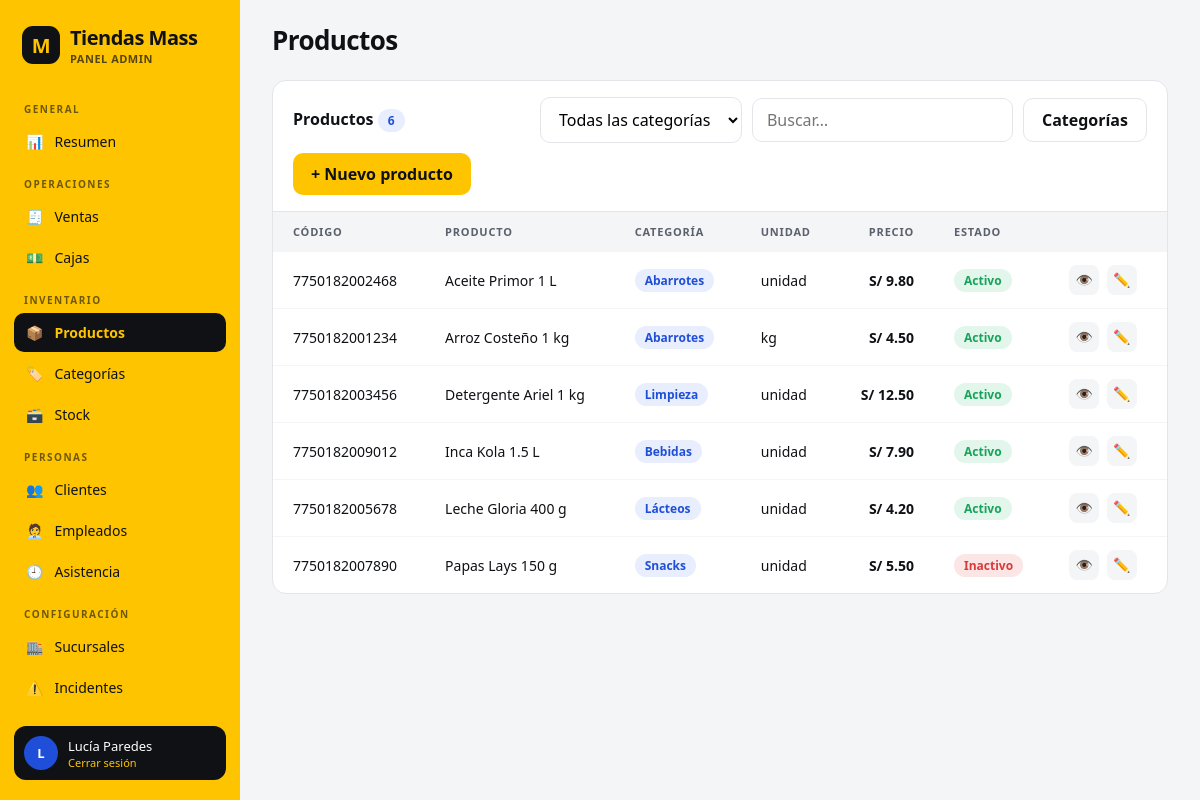
/index.php?r=productos/index (signed in), run on the app's committed database.
### tables this page shows
CREATE TABLE producto (
    id            INT UNSIGNED  NOT NULL AUTO_INCREMENT,
    categoria_id  INT UNSIGNED  NOT NULL,
    proveedor_id  INT UNSIGNED  NOT NULL,
    codigo_barras CHAR(13)      NOT NULL,
    nombre        VARCHAR(120)  NOT NULL,
    unidad        VARCHAR(20)   NOT NULL,
    precio        DECIMAL(10,2) NOT NULL,
    activo        TINYINT UNSIGNED NOT NULL DEFAULT 1,
    PRIMARY KEY (id),
    CONSTRAINT uq_producto_codigo UNIQUE (codigo_barras),
    CONSTRAINT ck_producto_precio CHECK (precio >= 0),
    CONSTRAINT ck_producto_activo CHECK (activo IN (0, 1)),
    CONSTRAINT fk_producto_categoria FOREIGN KEY (categoria_id) REFERENCES categoria (id),
    CONSTRAINT fk_producto_proveedor FOREIGN KEY (proveedor_id) REFERENCES proveedor (id)
);

CREATE TABLE categoria (
    id     INT UNSIGNED NOT NULL AUTO_INCREMENT,
    nombre VARCHAR(60)  NOT NULL,
    PRIMARY KEY (id),
    CONSTRAINT uq_categoria_nombre UNIQUE (nombre)
);

### controllers/ProductosController.php (called while the page is built, shortened)
<?php
class ProductosController extends CrudController
{
    public function index(): void
    {
        $r = new ProductoRepository();
        $categoria = (int)($_GET['categoria'] ?? 0) ?: null;
        $this->render('productos/index', [
            'titulo'       => 'Productos',
            'filas'        => $r->resumen($categoria),
            'categorias'   => $r->pares('SELECT id, nombre FROM categoria ORDER BY nombre'),
            'categoriaSel' => $categoria,
        ]);
    }
}

### core/Router.php (called while the page is built, shortened)
<?php
class Router
{
    public static function run(): void
    {
        $r = $_GET['r'] ?? 'dashboard/index';
        [$c, $a] = array_pad(explode('/', $r, 2), 2, 'index');
        (new $class())->$a();
    }
}

### public/index.php (called while the page is built, shortened)
<?php
require ROOT . '/core/helpers.php';
spl_autoload_register(function ($c) {
    foreach (['core', 'controllers', 'models/repositories', 'models'] as $d) {
        $f = ROOT . "/$d/$c.php";
        if (is_file($f)) {
            return;
        }
    }
});
try {
    Router::run();
} catch (PDOException $e) {
    http_response_code(500);
    echo '<h2>Error de base de datos</h2><p>' . e($e->getMessage()) . '</p>'
       . '<p>Revisa <code>config/config.php</code>, que MySQL esté activo en Laragon y que hayas cargado schema.sql y datos.sql.</p>';
}

### config/config.php (called while the page is built)
<?php
return [
    'db' => ['host' => '127.0.0.1', 'port' => 3306, 'name' => 'minimarket_mass', 'user' => 'root', 'pass' => ''],
];

### core/Database.php (called while the page is built)
<?php
class Database
{
    private static ?PDO $pdo = null;
    public static function pdo(): PDO
    {
        if (!self::$pdo) {
            $c = (require ROOT . '/config/config.php')['db'];
            self::$pdo = new PDO(
                "mysql:host={$c['host']};port={$c['port']};dbname={$c['name']};charset=utf8mb4",
                $c['user'], $c['pass'],
                [
                    PDO::ATTR_ERRMODE => PDO::ERRMODE_EXCEPTION,
                    PDO::ATTR_DEFAULT_FETCH_MODE => PDO::FETCH_ASSOC,
                    PDO::ATTR_EMULATE_PREPARES => false,
                    PDO::MYSQL_ATTR_INIT_COMMAND => "SET time_zone='-05:00'",
                ]
            );
        }
        return self::$pdo;
    }
}

### core/Repository.php (called while the page is built, shortened)
<?php
abstract class Repository
{
    protected function db(): PDO { return Database::pdo(); }
}

### models/repositories/ProductoRepository.php (called while the page is built, shortened)
<?php
class ProductoRepository extends Repository
{
    public function resumen(?int $categoriaId = null): array
    {
        $sql = 'SELECT p.id, p.codigo_barras, p.nombre, c.nombre AS categoria,
                p.unidad, p.precio, p.activo
                FROM producto p JOIN categoria c ON c.id = p.categoria_id '
             . ($categoriaId ? 'WHERE p.categoria_id = ? ' : '')
             . 'ORDER BY p.nombre';
        $s = $this->db()->prepare($sql);
        $s->execute($categoriaId ? [$categoriaId] : []);
        return $s->fetchAll();
    }
}

### core/helpers.php (called while the page is built, shortened)
<?php
function e($v) { return htmlspecialchars((string)$v, ENT_QUOTES, 'UTF-8'); }
function money($n) { return 'S/ ' . number_format((float)$n, 2); }

### core/Auth.php (called while the page is built, shortened)
<?php
class Auth
{
    public static function user(): ?array { return $_SESSION['user'] ?? null; }
}

### views/productos/index.php (the view, shortened to what this page needs)
<div class="tw">
  <form class="tools" method="get" action="<?= Controller::base() ?>/index.php">
    <h3>Productos <span class="tag b"><?= count($filas) ?></span></h3>
    <select class="search" name="categoria" onchange="this.form.submit()">
      <option value="">Todas las categorías</option>
    </select>
    <input class="search" placeholder="Buscar…" data-filtro="tabla">
    <a class="btn g" href="<?= Controller::url('categorias/index') ?>">Categorías</a>
    <a class="btn y" href="<?= Controller::url('productos/nuevo') ?>">+ Nuevo producto</a>
  </form>
  <div class="scroll">
    <table id="tabla">
      <thead>
        <tr>
          <th>Código</th><th>Producto</th><th>Categoría</th><th>Unidad</th>
          <th style="text-align:right">Precio</th><th>Estado</th><th></th>
        </tr>
      </thead>
      <tbody>
      <?php foreach ($filas as $f): ?>
        <tr>
          <td><?= e($f['codigo_barras']) ?></td>
          <td><?= e($f['nombre']) ?></td>
          <td><span class="tag b"><?= e($f['categoria']) ?></span></td>
          <td><?= e($f['unidad']) ?></td>
          <td style="text-align:right"><b><?= money($f['precio']) ?></b></td>
          <td><span class="tag <?= $f['activo'] ? 'ok' : 'bad' ?>"><?= $f['activo'] ? 'Activo' : 'Inactivo' ?></span></td>
          <td>
            <a class="act" title="Ver precios" href="<?= Controller::url('productos/ver', ['id' => $f['id']]) ?>">👁️</a>
            <a class="act" title="Editar" href="<?= Controller::url('productos/editar', ['id' => $f['id']]) ?>">✏️</a>
          </td>
        </tr>
      <?php endforeach; ?>
      </tbody>
    </table>
  </div>
</div>

### core/Controller.php (shortened to what this page needs)
<?php
abstract class Controller
{
    public static function base(): string
    {
        return rtrim(str_replace('\\', '/', dirname($_SERVER['SCRIPT_NAME'])), '/');
    }
    public static function url(string $r = '', array $q = []): string
    {
        return self::base() . '/index.php?r=' . $r . ($q ? '&' . http_build_query($q) : '');
    }
    protected function render(string $vista, array $datos = [], bool $layout = true): void
    {
        extract($datos);
        $user = Auth::user();
        require ROOT . "/views/$vista.php";
        $contenido = ob_get_clean();
                if ($layout) {
            require ROOT . '/views/layout/main.php';
        } else {
            echo $contenido;
        }
    }
}

### views/layout/main.php (shortened to what this page needs)
<?php
$menu = [
    'General'       => [['dashboard', '📊', 'Resumen']],
    'Operaciones'   => [['ventas', '🧾', 'Ventas'], ['caja', '💵', 'Cajas']],
    'Inventario'    => [['productos', '📦', 'Productos'], ['categorias', '🏷️', 'Categorías'], ['stock', '🗃️', 'Stock']],
    'Personas'      => [['clientes', '👥', 'Clientes'], ['empleados', '🧑‍💼', 'Empleados'], ['asistencia', '🕘', 'Asistencia']],
    'Configuración' => [['sucursales', '🏬', 'Sucursales'], ['incidentes', '⚠️', 'Incidentes']],
];
$actual = explode('/', $_GET['r'] ?? 'dashboard/index')[0];
?>
<!DOCTYPE html>
<html lang="es">
<head>
<link rel="stylesheet" href="<?= Controller::base() ?>/css/app.css">
</head>
<body>
<aside id="aside">
  <div class="logo"><i>M</i><div>Tiendas Mass<small>PANEL ADMIN</small></div></div>
  <nav>
    <?php foreach ($menu as $grupo => $items): ?>
      <h6><?= e($grupo) ?></h6>
      <?php foreach ($items as $m): ?>
        <a href="<?= Controller::url($m[0] . '/index') ?>" class="<?= $actual === $m[0] ? 'on' : '' ?>"><span><?= $m[1] ?></span><?= e($m[2]) ?></a>
      <?php endforeach; ?>
    <?php endforeach; ?>
  </nav>
  <div class="me"><b><?= e(mb_substr($user['nombre'], 0, 1)) ?></b>
    <div><?= e($user['nombre']) ?><small><a href="<?= Controller::url('auth/salir') ?>">Cerrar sesión</a></small></div></div>
</aside>
<main>
  <header><button id="menu">☰</button><h1><?= e($titulo ?? '') ?></h1></header>
  <?= $contenido ?>
</main>
</body>
</html>

### public/css/app.css (style rules this page uses)
:root { --y:#FFC400;--y2:#FFE27A;--b:#1F4FD8;--b2:#E8EEFD;--k:#0F1115;--g1:#F4F5F7;--g2:#E3E5E9;--g3:#9AA0AA;--g4:#5B616C;--ok:#17a35a;--bad:#d93a3a;--r:14px }
* { box-sizing:border-box;margin:0;padding:0 }
body { font-family:'Segoe UI',system-ui,sans-serif;background:var(--g1);color:var(--k);display:flex;min-height:100vh }
a { color:inherit;text-decoration:none }
aside { width:240px;background:var(--y);display:flex;flex-direction:column;position:sticky;top:0;height:100vh;padding:20px 14px;flex-shrink:0 }
.logo { display:flex;align-items:center;gap:10px;padding:4px 8px 20px;font-weight:800;font-size:20px;letter-spacing:-.5px }
.logo i { background:var(--k);color:var(--y);width:38px;height:38px;border-radius:11px;display:grid;place-items:center;font-style:normal;font-weight:900 }
.logo small { display:block;font-size:11px;font-weight:600;letter-spacing:.5px;opacity:.7 }
nav { overflow:auto;flex:1 }
nav h6 { font-size:10px;letter-spacing:1.5px;opacity:.6;margin:16px 10px 6px;text-transform:uppercase }
nav a { display:flex;gap:11px;padding:10px 12px;border-radius:10px;font-size:14px;margin-bottom:2px }
nav a.on { background:var(--k);color:var(--y);font-weight:700 }
.me { display:flex;align-items:center;gap:10px;background:var(--k);color:#fff;padding:10px;border-radius:12px;margin-top:10px;font-size:13px }
.me b { width:34px;height:34px;border-radius:50%;background:var(--b);display:grid;place-items:center }
.me small { display:block }
.me small a { color:var(--y);font-size:11px }
main { flex:1;min-width:0;padding:0 32px 40px }
header { display:flex;align-items:center;gap:14px;padding:22px 0 }
header h1 { font-size:26px;letter-spacing:-.6px }
.btn { display:inline-block;background:var(--b);color:#fff;border:0;border-radius:10px;padding:10px 18px;font:inherit;font-weight:600;cursor:pointer }
.btn.y { background:var(--y);color:var(--k) }
.btn.g { background:#fff;color:var(--k);border:1px solid var(--g2) }
.tw { background:#fff;border-radius:var(--r);border:1px solid var(--g2);overflow:hidden;margin-bottom:20px }
.tools { display:flex;gap:10px;padding:16px 20px;border-bottom:1px solid var(--g2);align-items:center;flex-wrap:wrap }
.tools h3 { flex:1;font-size:16px;min-width:120px }
.search { background:#fff;border:1px solid var(--g2);border-radius:10px;padding:10px 14px;font:inherit;outline:none }
.scroll { overflow-x:auto }
table { width:100%;border-collapse:collapse;font-size:14px }
th { text-align:left;font-size:11px;text-transform:uppercase;letter-spacing:.8px;color:var(--g4);background:var(--g1);padding:12px 20px;white-space:nowrap }
td { padding:13px 20px;border-top:1px solid var(--g1);white-space:nowrap }
.tag { display:inline-block;padding:3px 10px;border-radius:20px;font-size:12px;font-weight:600;background:var(--g1);color:var(--g4) }
.tag.ok { background:#e3f6ec;color:var(--ok) }
.tag.bad { background:#fbe5e5;color:var(--bad) }
.tag.b { background:var(--b2);color:var(--b) }
.act { display:inline-block;border:0;background:var(--g1);width:30px;height:30px;line-height:30px;text-align:center;border-radius:8px;cursor:pointer;margin-right:4px;font-size:14px }

### data on the page
producto: codigo_barras "7750182002468", nombre "Aceite Primor 1 L", categoria.nombre "Abarrotes", unidad "unidad", precio "S/ 9.80", activo "Activo"
producto: codigo_barras "7750182001234", nombre "Arroz Costeño 1 kg", categoria.nombre "Abarrotes", unidad "kg", precio "S/ 4.50", activo "Activo"
producto: codigo_barras "7750182003456", nombre "Detergente Ariel 1 kg", categoria.nombre "Limpieza", unidad "unidad", precio "S/ 12.50", activo "Activo"
producto: codigo_barras "7750182009012", nombre "Inca Kola 1.5 L", categoria.nombre "Bebidas", unidad "unidad", precio "S/ 7.90", activo "Activo"
producto: codigo_barras "7750182005678", nombre "Leche Gloria 400 g", categoria.nombre "Lácteos", unidad "unidad", precio "S/ 4.20", activo "Activo"
producto: codigo_barras "7750182007890", nombre "Papas Lays 150 g", categoria.nombre "Snacks", unidad "unidad", precio "S/ 5.50", activo "Inactivo"

### other printed values
$grupo "GENERAL"
$m[1] "📊"
$m[2] "Resumen"
$grupo "OPERACIONES"
$m[1] "🧾"
$m[2] "Ventas"
$m[1] "💵"
$m[2] "Cajas"
$grupo "INVENTARIO"
$m[1] "📦"
$m[2] "Productos"
$m[1] "🏷️"
$m[2] "Categorías"
$m[1] "🗃️"
$m[2] "Stock"
